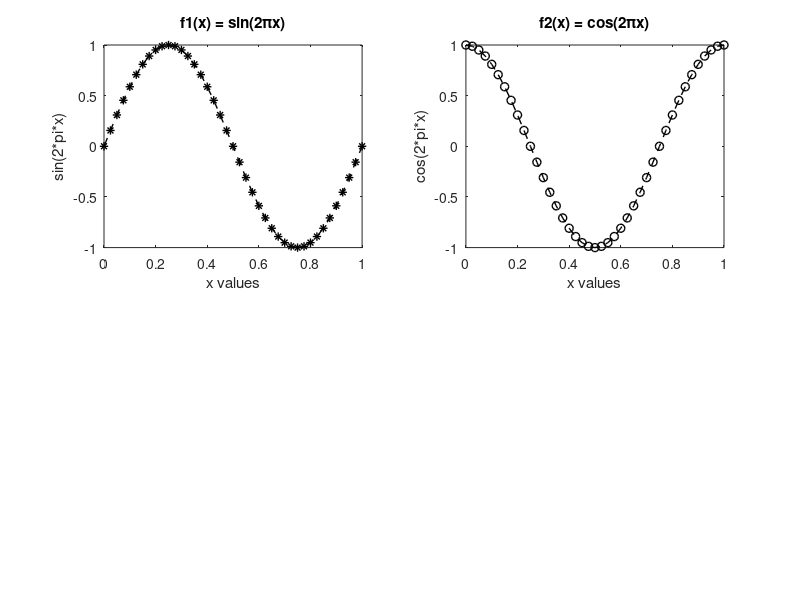

The MATLAB source for this figure:
# the tutorial then gives us a Excercise2 to do, that is similar to the first but harder
# the prompt states " Exercise 2 Plot on the same axis as in Exercise 1 the following functions on the interval
#0 ≤ x ≤ 1,
#f1(x) = sin(2πx), f2(x) = cos(2πx)
#Let the points on the x-axis be spaced 0.025 units apart. Plot f1(x) using black asterisks
#with no connecting line, and f2(x) using black circles with no connecting line. Label your
#x- and y-axis, “x” and “y” respectively. Include an appropriate legend.
 function Exercise2
    # first we set our intervals which was given to us in the problem
    x=(0:0.025:1)
    # next we want to find our value for our first problem which is sin(2pix)
    y = sin(2*pi*x)
    # since we are ploting two diffrent graphs in one function we can use the subplot
    # the subplot method plots multiple graphs on one figure making it look realy nice
    subplot(221)
    #then we plot our function with block asterisks
    plot(x,y,'k--*','linewidth',1)
    #next we label our x and y axis and give our graph a title
    xlabel('x values')
    ylabel('sin(2*pi*x)')
    title ("f1(x) = sin(2πx)")

    #now we set do our next plot which has the same intervals but diffrent y values
    y = cos(2*pi*x)
    #now we plot our new values we need black circles with no conecting lines
    subplot(222)
    plot(x,y,'k--o','linewidth',1)
    #finally label our graph apropriatly
    xlabel('x values')
    ylabel('cos(2*pi*x)')
    title ("f2(x) = cos(2πx)")
 endfunction
